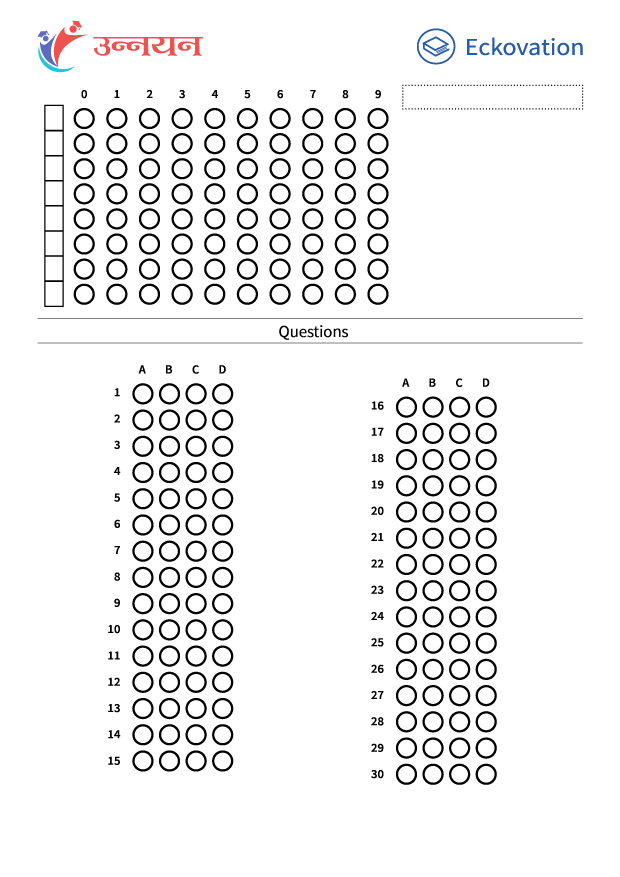
#> input picture Sheet30.png, 2480 x 3508 px, given in place of thanos2.jpeg, which was not available (shown at 1/4 size)
$ jupyter execute --allow-errors Playground.ipynb   (shell and % lines are left out)   (text cells are left out)
#> lines starting #> are read from the running program, lines starting #| are printed output that depends on the picture; after the words box and inside, x2 and y2 are one past the last pixel; in counts of white or black regions, pixels touching at a corner belong together; pictures that were not available may be replaced by others from this repository, and a replacement may not be noted
[cell 1]
from imutils.perspective import four_point_transform
from imutils import contours
import numpy as np
import argparse
import imutils
import cv2
import csv
import matplotlib.pyplot as plt
import ocr.page_detection
plt.rcParams['figure.figsize'] = (9.0, 9.0)

[cell 2]
ANSWER_KEY = {0: 1, 1: 2, 2: 2, 3: 1, 4: 2, 5:1, 6:1, 7:1, 8:1, 9:1, 10:1, 11:1, 12:2, 13:3, 14:3, 15:3, 16:2, 17:1}

[cell 3]
image = cv2.imread(r"C:\Users\Gautam\Desktop\OMR\thanos2.jpeg")
#> image is the input picture: shape (3508, 2480, 3); mean B, G, R 239.8, 239.7, 239.9
gray = cv2.cvtColor(image, cv2.COLOR_BGR2GRAY)
blurred = cv2.GaussianBlur(gray, (5, 5), 0)
edged = cv2.Canny(blurred, 75, 200)
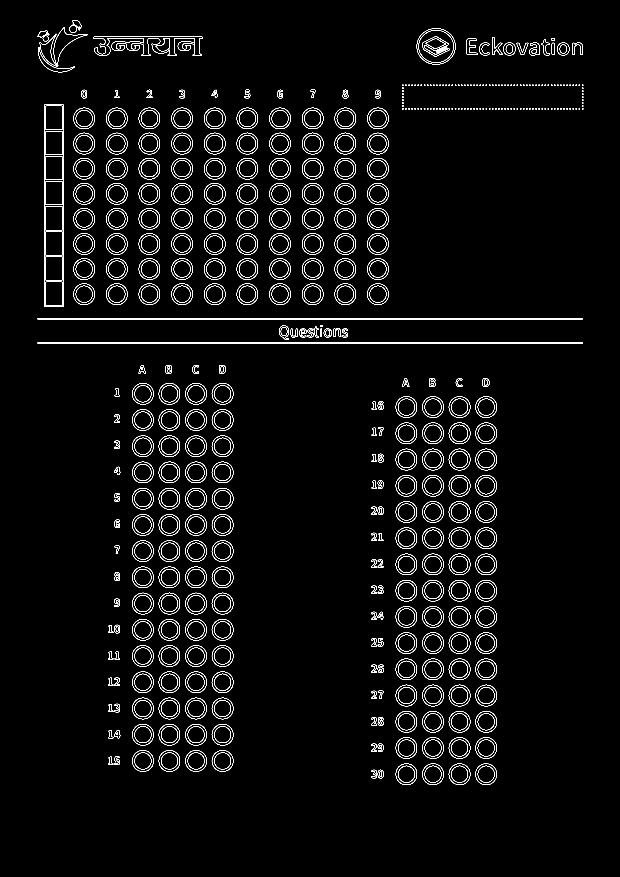
#> edged: shape (3508, 2480) (shown at 1/4 size); 1.6% white in thin lines or dots, all inside (x1, y1, x2, y2) = (150, 82, 2333, 3139)

[cell 4]
cv2.imwrite("image.jpg", image)
cv2.imwrite("gray.jpg", gray)
cv2.imwrite("blurred.jpg", blurred)
cv2.imwrite("edged.jpg", edged)
#> Out = True

[cell 5]
# find contours in the edge map, then initialize
# the contour that corresponds to the document

cnts = cv2.findContours(edged.copy(), cv2.RETR_TREE,
	cv2.CHAIN_APPROX_SIMPLE)
#> cnts = 1362 contours, 270 with area under 20; largest, box (x1, y1, x2, y2) and area: (176, 418, 255, 1228) 63091, (176, 418, 255, 1228) 63089, (1667, 113, 1822, 258) 17496, (1667, 113, 1822, 258) 17405, (373, 147, 812, 223) 15565
cnts = imutils.grab_contours(cnts)
docCnt = None
ok=False

# ensure that at least one contour was found
if len(cnts) > 0:
	# sort the contours according to their size in
	# descending order
	cnts = sorted(cnts, key=cv2.contourArea, reverse=True)

	# loop over the sorted contours
	for c in cnts:
		# approximate the contour
		peri = cv2.arcLength(c, True)
		approx = cv2.approxPolyDP(c,  0.02* peri, True)


		# if our approximated contour has four points,
		# then we can assume we have found the paper
		if len(approx) == 4:
			docCnt = approx
			contoured=cv2.drawContours(image.copy(), docCnt, -1, (0,255,0), 3)

			ok=True
			break
#> this loop made 1 pass
#> (peri, docCnt, ok) on pass 1: (1771.7, [[180, 418], [176, 1224], [254, 1227], [254, 419]], True)

[cell 6]
print(ok)
#| True

[cell 7]
contoured=cv2.drawContours(image.copy(), cnts, -1, (0,255,0), 3)
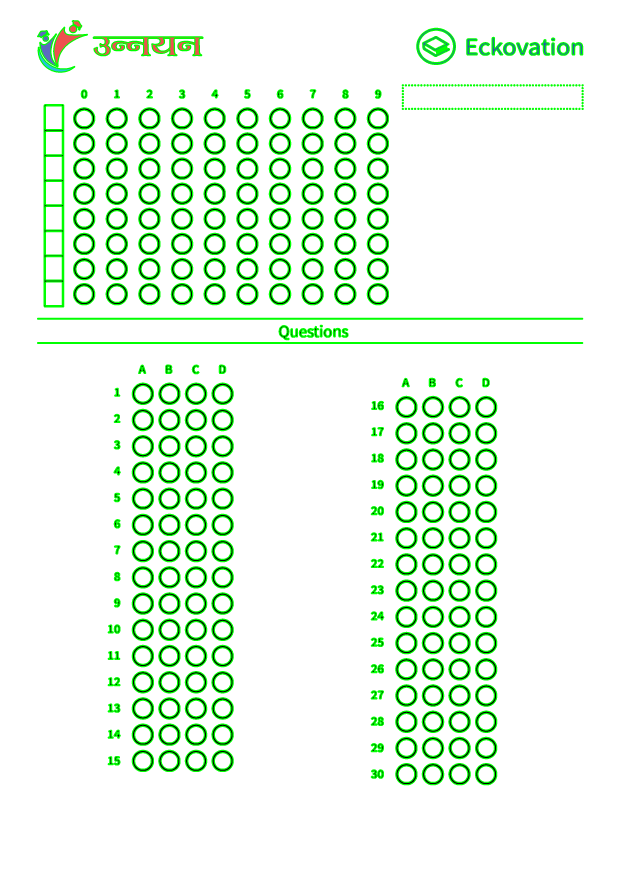
#> contoured: shape (3508, 2480, 3) (shown at 1/4 size); mean B, G, R 230.4, 248, 230.5

[cell 8]
cv2.imwrite("5contoured.jpg", contoured)
#> Out = True

[cell 9]
paper = four_point_transform(image, docCnt.reshape(4, 2))
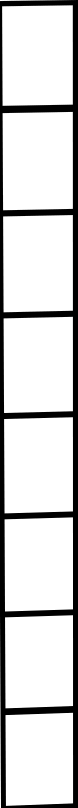
#> paper: shape (808, 78, 3); min 0, max 255, mean 211.1
warped = four_point_transform(gray, docCnt.reshape(4, 2))
paper=cv2.resize(paper, (430,600))
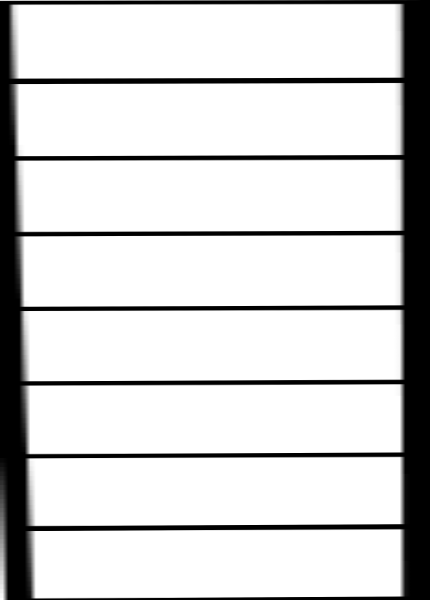
#> paper: shape (600, 430, 3); min 0, max 255, mean 211.2
warped=cv2.resize(paper, (430,600))

[cell 10]
##  cnts = cv2.findContours(warped.copy(),cv2.RETR_EXTERNAL,cv2.CHAIN_APPROX_SIMPLE)[0]
## cv2.drawContours(warped, cnts, -1, (0,255,0), 3)

[cell 11]
cv2.imwrite("6paper.jpg", paper)
cv2.imwrite("7warped.jpg", warped)
warped=cv2.cvtColor(paper,cv2.COLOR_BGR2GRAY)
#> warped: shape (600, 430)

[cell 12]
thresh = cv2.threshold(warped, 0, 255,cv2.THRESH_BINARY_INV | cv2.THRESH_OTSU)[1]
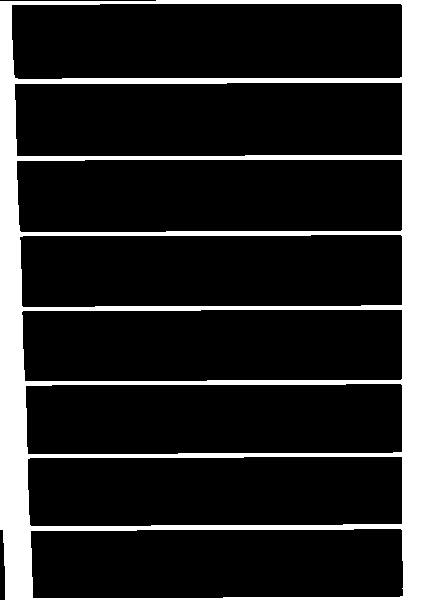
#> thresh: shape (600, 430); 17.3% white; 1 white region

[cell 13]
thresh.shape
#> Out = (600, 430)

[cell 14]
cv2.imwrite("8thresh.jpg", thresh)
thresh=cv2.resize(thresh, (430,600))

[cell 15]
cnts = cv2.findContours(thresh.copy(), cv2.RETR_EXTERNAL,
	cv2.CHAIN_APPROX_SIMPLE)
#> cnts = 1 contour; box (x1, y1, x2, y2) and area: (0, 0, 430, 600) 256516
cnts = imutils.grab_contours(cnts)
questionCnts = []

# loop over the contours
for c in cnts:
	# compute the bounding box of the contour, then use the
	# bounding box to derive the aspect ratio
	(x, y, w, h) = cv2.boundingRect(c)
	ar = w / float(h)
	approx = cv2.approxPolyDP(c,0.01*cv2.arcLength(c,True),True)
	area = cv2.contourArea(c)
	# in order to label the contour as a question, region
	# should be sufficiently wide, sufficiently tall, and
	# have an aspect ratio approximately equal to 1
	if ((w >= 12 and h >=12) and (w<=16 and h<=16) and len(approx)>=8 and (area>90 and area<200) and ar >= 0.7 and ar <=1.5):
		questionCnts.append(c)
#> this loop made 1 pass
#> (x, y, w, h, ar, approx, area) on pass 1: (0, 0, 430, 600, 0.717, [[0, 1], [5, 599], [429, 599], [429, 0]], 256516)
#> after the loop, questionCnts = []

#> (a cell that did not finish here is left out)

[cell 17]
for (q, i) in enumerate(np.arange(0, len(questionCnts), 4)):
	count+=1
	# sort the contours for the current question from
	# left to right, then initialize the index of the
	# bubbled answer
	cnts = contours.sort_contours(questionCnts[i:i + 4])[0]
	bubbled = None
	flag=False
	# loop over the sorted contours
	for (j, c) in enumerate(cnts):
		# construct a mask that reveals only the current
		# "bubble" for the question
		mask = np.zeros(thresh.shape, dtype="uint8")
		cv2.drawContours(mask, [c], -1, 255, -1)

		# apply the mask to the thresholded image, then
		# count the number of non-zero pixels in the
		# bubble area
		mask = cv2.bitwise_and(thresh, thresh, mask=mask)
		total = cv2.countNonZero(mask)
		if (flag and total>135):
			bubbled=None
			break
		if(total>135):
			flag=True

		if(total>135):
			bubbled=(total,j)

		# if the current total has a larger number of total
		# non-zero pixels, then we are examining the currently
		# bubbled-in answer
		##if bubbled is None or total > bubbled[0]:
			##bubbled = (total, j) # What ???

	# initialize the contour color and the index of the
	# *correct* answer
	color = (0, 0, 255)
	k = ANSWER_KEY[q]

	# check to see if the bubbled answer is correct
	if bubbled and k == bubbled[1]:
		color = (0, 255, 0)
		correct += 1
		ans_array.append(k)
	elif not bubbled:
		ans_array.append("NA")
	elif bubbled and k!=bubbled[1]:
		ans_array.append(bubbled[1])
	# draw the outline of the correct answer on the test
	cv2.drawContours(paper, [cnts[k]], -1, color, 3)
#> this loop made 0 passes

[cell 18]
questions=cv2.drawContours(warped.copy(), questionCnts, -1, (0,255,0), 3)
##change thickness from 3

[cell 19]
cv2.imwrite("9questions.jpg", questions)
#> Out = True
